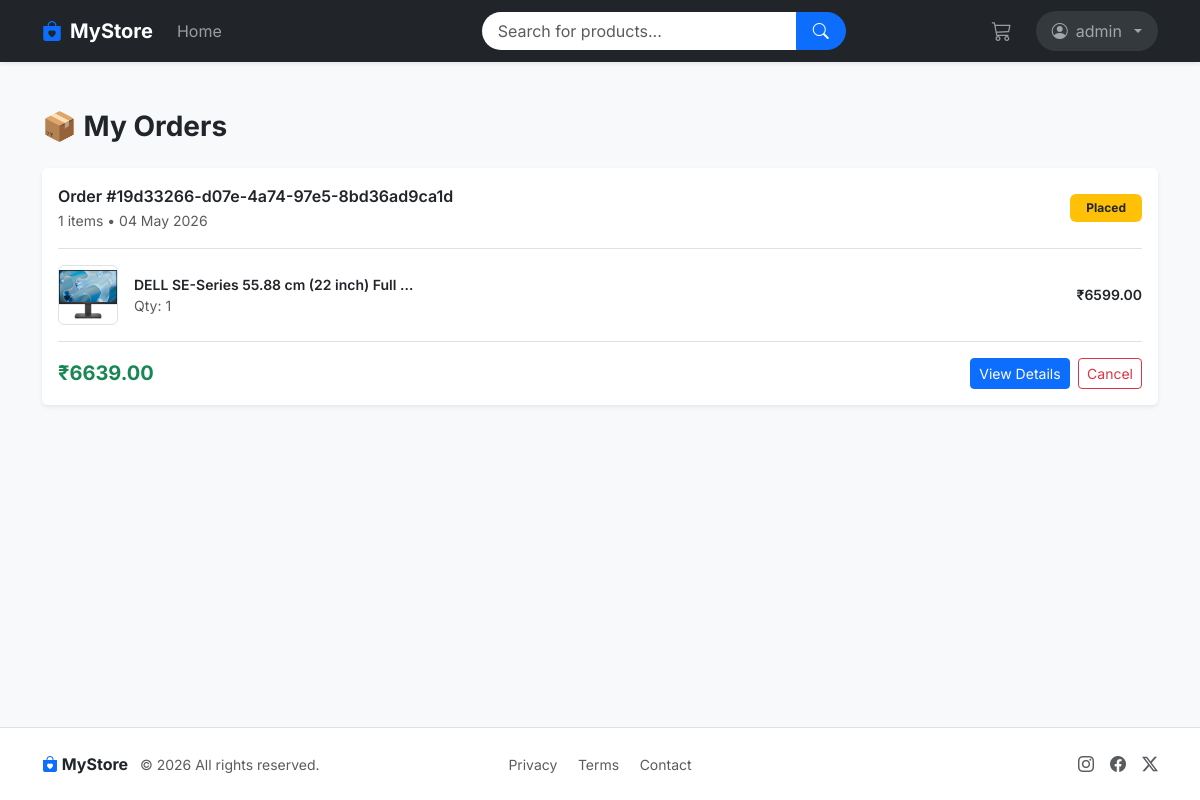
The page /orders/ (signed in) on the database as committed earlier.
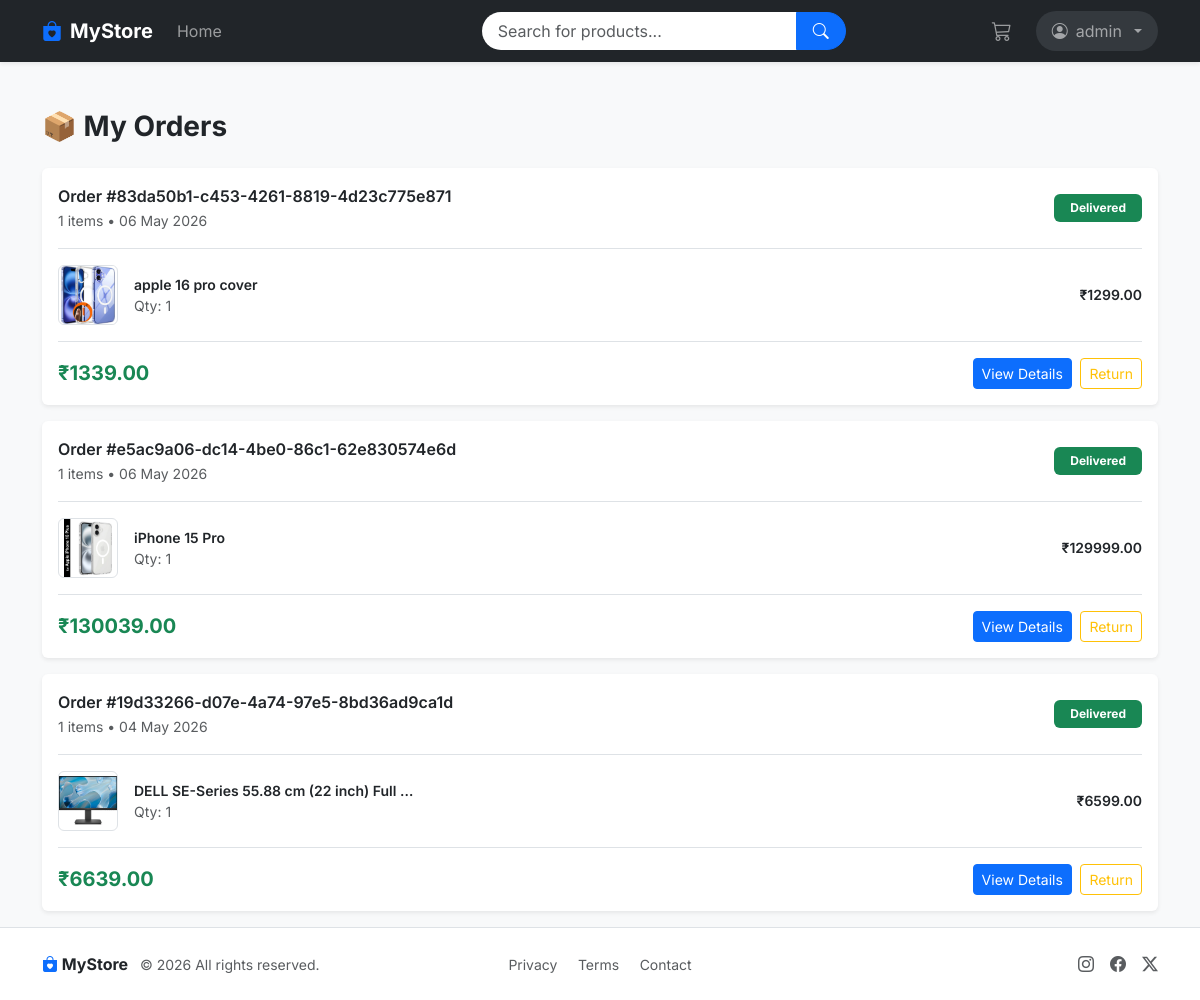
The same page on the database as committed later.
### orders/models.py (models this page shows, shortened)
class Order(models.Model):
    STATUS_CHOICES = (
        ('PLACED', 'Placed'),
        ('SHIPPED', 'Shipped'),
        ('DELIVERED', 'Delivered'),
        ('CANCELLED', 'Cancelled'),
        ('RETURN_REQUESTED', 'Return Requested'),
        ('REPLACEMENT_REQUESTED', 'Replacement Requested'),
        ('PICKUP_SCHEDULED', 'Pickup Scheduled'),
        ('PICKED_UP', 'Picked Up'),
    )
    id = models.UUIDField(primary_key=True, default=uuid.uuid4, editable=False)
    user = models.ForeignKey(User, on_delete=models.CASCADE, null=True, blank=True)
    address = models.ForeignKey(
        'accounts.Address',
        on_delete=models.SET_NULL,
        null=True,
        blank=True,
        related_name='orders',
    )
    items_total = models.DecimalField(max_digits=10, decimal_places=2, default=0)
    delivery_fee = models.DecimalField(max_digits=10, decimal_places=2, default=0)
    discount = models.DecimalField(max_digits=10, decimal_places=2, default=0)
    total_amount = models.DecimalField(max_digits=10, decimal_places=2, default=0)
    status = models.CharField(max_length=50, choices=STATUS_CHOICES, default='PLACED')
    delivered_at = models.DateTimeField(null=True, blank=True)
    pickup_date = models.DateField(null=True, blank=True)
    created_at = models.DateTimeField(auto_now_add=True)

class OrderItem(models.Model):
    id = models.UUIDField(primary_key=True, default=uuid.uuid4, editable=False)
    order = models.ForeignKey(
        'orders.Order',
        on_delete=models.CASCADE,
        related_name='items'
    )
    product = models.ForeignKey(
        'products.Product',
        on_delete=models.CASCADE,
        related_name='order_items',
    )
    product_name = models.CharField(max_length=255, default="")
    price = models.DecimalField(max_digits=10, decimal_places=2)  # freeze price
    product_image = models.CharField(max_length=500, blank=True, null=True)
    quantity = models.PositiveIntegerField()

### products/models.py (models this page shows, shortened)
class Product(models.Model):
    id = models.UUIDField(primary_key=True, default=uuid.uuid4, editable=False)
    name = models.CharField(max_length=200)
    description = models.TextField(blank=True)
    price = models.DecimalField(max_digits=10, decimal_places=2)
    main_image = models.ImageField(upload_to='products/', null=True, blank=True)
    stock = models.PositiveIntegerField(default=0)
    is_active = models.BooleanField(default=True)
    created_at = models.DateTimeField(auto_now_add=True)
    updated_at = models.DateTimeField(auto_now=True)
    @property
    def display_image(self):
        if self.main_image:
            return self.main_image.url
        first_image = self.images.first()
        if first_image:
            return first_image.image.url
        return ""

### orders/views.py (the view)
# urls.py: path('', OrderHistoryView.as_view(), name='order-history'),
class OrderHistoryView(LoginRequiredMixin, View):
    login_url = 'login'
    def get(self, request):
        orders = Order.objects.filter(user=request.user).order_by('-created_at')
        return render(request, 'orders/order_history.html', {'orders': orders})

### products/context_processors.py (called while the page is built)
def cart_count(request):
    total_items = 0
    if request.user.is_authenticated and hasattr(request.user, 'cart'):
        total_items = sum(item.quantity for item in request.user.cart.items.all())
    return {'cart_count': total_items}

### templates/orders/order_history.html (shortened to what this page needs)
{% extends "base/base.html" %}
{% block content %}
<div class="container mt-5">
    <h3 class="fw-bold mb-4">📦 My Orders</h3>
    {% if orders %}
        {% for order in orders %}
        <div class="card shadow-sm border-0 mb-3 order-card">
            <div class="card-body">
                <div class="d-flex justify-content-between align-items-center flex-wrap mb-3">
                    <div>
                        <div class="fw-semibold">
                            Order #{{ order.id }}
                        </div>
                        <small class="text-muted">
                            {{ order.items.count }} items • {{ order.created_at|date:"d M Y" }}
                        </small>
                    </div>
                    <span class="badge px-3 py-2
                        {% if order.status == 'PLACED' %} bg-warning text-dark
                        {% elif order.status == 'SHIPPED' %} bg-primary
                        {% elif order.status == 'DELIVERED' %} bg-success
                        {% elif order.status == 'CANCELLED' %} bg-danger
                        {% elif order.status == 'RETURN_REQUESTED' %} bg-warning text-dark
                        {% elif order.status == 'REPLACEMENT_REQUESTED' %} bg-info
                        {% elif order.status == 'PICKUP_SCHEDULED' %} bg-secondary
                        {% elif order.status == 'PICKED_UP' %} bg-dark
                        {% endif %}
                    ">
                        {{ order.get_status_display }}
                    </span>
                </div>
                <div class="border-top pt-3">
                    {% for item in order.items.all|slice:":2" %}
                    <div class="d-flex align-items-center mb-2">
                        <div style="width:60px;height:60px;">
                            <img src="{{ item.product.display_image|default:item.product.main_image.url }}"
                                 class="img-fluid rounded border"
                                 style="width:100%; height:100%; object-fit:contain;">
                        </div>
                        <div class="ms-3 flex-grow-1">
                            <div class="fw-semibold small">
                                {{ item.product.name|truncatechars:40 }}
                            </div>
                            <div class="text-muted small">
                                Qty: {{ item.quantity }}
                            </div>
                        </div>
                        <div class="fw-semibold small">
                            ₹{{ item.price }}
                        </div>
                    </div>
                    {% endfor %}
                </div>
                <div class="d-flex justify-content-between align-items-center mt-3 border-top pt-3 flex-wrap">
                    <div class="fw-bold text-success fs-5">
                        ₹{{ order.total_amount|floatformat:2 }}
                    </div>
                    <div>
                        <a href="{% url 'order-detail' order.id %}"
                           class="btn btn-sm btn-primary me-1">
                            View Details
                        </a>
                        {% if order.status == 'PLACED' or order.status == 'SHIPPED' %}
                        <form method="POST" action="{% url 'cancel-order' order.id %}" class="d-inline">
                            <button class="btn btn-sm btn-outline-danger">
                                Cancel
                            </button>
                        </form>
                        {% endif %}
                        {% if order.status == 'DELIVERED' %}
                        <form method="POST" action="{% url 'return-order' order.id %}" class="d-inline">
                            <button class="btn btn-sm btn-outline-warning">
                                Return
                            </button>
                        </form>
                        {% endif %}
                    </div>
                </div>
            </div>
        </div>
        {% endfor %}
    {% else %}
        <div class="text-center py-5">
            <i class="bi bi-box fs-1 text-muted"></i>
            <h5 class="mt-3">No orders yet</h5>
        </div>
    {% endif %}
</div>
{% endblock %}

### templates/base/base.html (shortened to what this page needs)
{% load static %}
<!doctype html>
<html lang="en">
<head>
    <link href="https://cdn.jsdelivr.net/npm/bootstrap@5.3.3/dist/css/bootstrap.min.css" rel="stylesheet">
    <link href="https://cdn.jsdelivr.net/npm/bootstrap-icons@1.11.3/font/bootstrap-icons.css" rel="stylesheet">
    <link rel="stylesheet" href="{% static 'orders/orders_details.css' %}">
</head>
<body class="d-flex flex-column min-vh-100">
    {% include "base/nav.html" %}
    <main class="flex-grow-1">
        {% block content %}{% endblock %}
    </main>
    <footer class="bg-white py-4 mt-auto border-top">
        <div class="container">
            <div class="row align-items-center gy-3">
                <div class="col-md-4 text-center text-md-start">
                    <a class="navbar-brand fw-bold text-dark text-decoration-none me-2" href="{% url 'product-list' %}">
                        <i class="bi bi-bag-heart-fill text-primary"></i> MyStore
                    </a>
                    <span class="text-muted small">© 2026 All rights reserved.</span>
                </div>
                <div class="col-md-4 text-center">
                    <ul class="list-inline mb-0">
                        <li class="list-inline-item mx-2">
                            <a href="#" class="text-muted small text-decoration-none hover-dark">Privacy</a>
                        </li>
                        <li class="list-inline-item mx-2">
                            <a href="#" class="text-muted small text-decoration-none hover-dark">Terms</a>
                        </li>
                        <li class="list-inline-item mx-2">
                            <a href="#" class="text-muted small text-decoration-none hover-dark">Contact</a>
                        </li>
                    </ul>
                </div>
                <div class="col-md-4 text-center text-md-end">
                    <div class="d-flex justify-content-center justify-content-md-end gap-3">
                        <a href="#" class="text-muted"><i class="bi bi-instagram"></i></a>
                        <a href="#" class="text-muted"><i class="bi bi-facebook"></i></a>
                        <a href="#" class="text-muted"><i class="bi bi-twitter-x"></i></a>
                    </div>
                </div>
            </div>
        </div>
    </footer>
</body>
</html>

### templates/base/nav.html (shortened to what this page needs)
<nav class="navbar navbar-expand-lg navbar-dark bg-dark shadow-sm sticky-top">
    <div class="container">
        <a class="navbar-brand fw-bold d-flex align-items-center gap-2" href="{% url 'product-list' %}">
            <i class="bi bi-bag-heart-fill text-primary"></i> MyStore
        </a>
        <div class="collapse navbar-collapse" id="navbarNav">
            <ul class="navbar-nav me-auto">
                <li class="nav-item">
                    <a class="nav-link {% if request.path == '/' %}active fw-bold text-white{% endif %}" href="{% url 'product-list' %}">Home</a>
                </li>
            </ul>
            <form class="d-flex mx-auto col-lg-5 px-lg-4 my-2 my-lg-0" method="GET" action="{% url 'product-list' %}">
                <div class="input-group">
                    <input class="form-control border-0 rounded-start-pill ps-3"
                           type="search" name="q" placeholder="Search for products..."
                           value="{{ request.GET.q }}">
                    <button class="btn btn-primary rounded-end-pill px-3" type="submit">
                        <i class="bi bi-search"></i>
                    </button>
                </div>
            </form>
            <ul class="navbar-nav align-items-center gap-2">
                <li class="nav-item me-2">
                    <a class="nav-link position-relative p-2" href="{% url 'cart' %}">
                        <i class="bi bi-cart3 fs-5"></i>
                    </a>
                </li>
                {% if request.user.is_authenticated %}
                <li class="nav-item dropdown">
                    <a class="nav-link dropdown-toggle d-flex align-items-center gap-2 bg-secondary bg-opacity-25 rounded-pill px-3"
                       href="#" role="button" data-bs-toggle="dropdown">
                        <i class="bi bi-person-circle"></i> {{ request.user.first_name|default:request.user.username }}
                    </a>
                </li>
                {% endif %}
            </ul>
        </div>
    </div>
</nav>

### templates/base/base.html (style rules this page uses)
body { font-family: 'Inter', sans-serif; background-color: #f8f9fa; }
.sticky-top { transition: 0.3s; }

### templates/orders/order_history.html (style rules this page uses)
.badge { font-size: 12px; }

Rows that differ between the two databases and show on the page:
added Order: id "83da50b1-c453-4261-8819-4d23c775e871", items.count "1", created_at "06 May 2026", status "Delivered", total_amount "1339.00", shows "Return"
added OrderItem: product.display_image (picture), product.name "apple 16 pro cover", quantity "1", price "1299.00", shown under "83da50b1-c453-4261-8819-4d23c775e871"
added Order: id "e5ac9a06-dc14-4be0-86c1-62e830574e6d", items.count "1", created_at "06 May 2026", status "Delivered", total_amount "130039.00", shows "Return"
added OrderItem: product.display_image (picture), product.name "iPhone 15 Pro", quantity "1", price "129999.00", shown under "e5ac9a06-dc14-4be0-86c1-62e830574e6d"
changed Order "19d33266-d07e-4a74-97e5-8bd36ad9ca1d": status "Placed" → "Delivered"; status "Cancel" → "Return"
